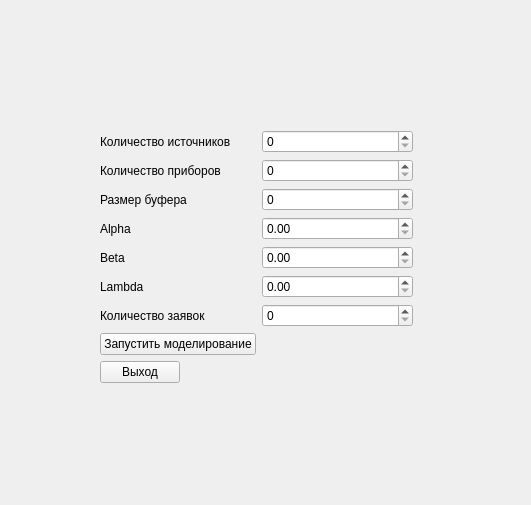
<?xml version="1.0" encoding="UTF-8"?>
<ui version="4.0">
 <class>MainWindow</class>
 <widget class="QMainWindow" name="MainWindow">
  <property name="geometry">
   <rect>
    <x>0</x>
    <y>0</y>
    <width>531</width>
    <height>505</height>
   </rect>
  </property>
  <property name="windowTitle">
   <string>MainWindow</string>
  </property>
  <widget class="QWidget" name="centralwidget">
   <widget class="QWidget" name="formLayoutWidget">
    <property name="geometry">
     <rect>
      <x>90</x>
      <y>120</y>
      <width>333</width>
      <height>279</height>
     </rect>
    </property>
    <layout class="QFormLayout" name="formLayout">
     <property name="horizontalSpacing">
      <number>6</number>
     </property>
     <property name="verticalSpacing">
      <number>6</number>
     </property>
     <property name="leftMargin">
      <number>10</number>
     </property>
     <property name="topMargin">
      <number>10</number>
     </property>
     <property name="rightMargin">
      <number>10</number>
     </property>
     <property name="bottomMargin">
      <number>10</number>
     </property>
     <item row="0" column="0">
      <widget class="QLabel" name="labelCountSources">
       <property name="text">
        <string>Количество источников</string>
       </property>
      </widget>
     </item>
     <item row="0" column="1">
      <widget class="QSpinBox" name="spinSources"/>
     </item>
     <item row="1" column="1">
      <widget class="QSpinBox" name="spinDevices"/>
     </item>
     <item row="2" column="0">
      <widget class="QLabel" name="labelBufferSize">
       <property name="text">
        <string>Размер буфера</string>
       </property>
      </widget>
     </item>
     <item row="2" column="1">
      <widget class="QSpinBox" name="spinBufferSize"/>
     </item>
     <item row="3" column="0">
      <widget class="QLabel" name="labelAlpha">
       <property name="text">
        <string>Alpha</string>
       </property>
      </widget>
     </item>
     <item row="4" column="0">
      <widget class="QLabel" name="labelBeta">
       <property name="text">
        <string>Beta</string>
       </property>
      </widget>
     </item>
     <item row="5" column="0">
      <widget class="QLabel" name="label_Lambda">
       <property name="text">
        <string>Lambda</string>
       </property>
      </widget>
     </item>
     <item row="6" column="0">
      <widget class="QLabel" name="labelMaxCountRequests">
       <property name="text">
        <string>Количество заявок</string>
       </property>
      </widget>
     </item>
     <item row="6" column="1">
      <widget class="QSpinBox" name="spinTargetRequests"/>
     </item>
     <item row="7" column="0">
      <widget class="QPushButton" name="startButton">
       <property name="text">
        <string>Запустить моделирование</string>
       </property>
      </widget>
     </item>
     <item row="8" column="0">
      <widget class="QPushButton" name="exitButton">
       <property name="text">
        <string>Выход</string>
       </property>
      </widget>
     </item>
     <item row="3" column="1">
      <widget class="QDoubleSpinBox" name="doubleAlpha"/>
     </item>
     <item row="4" column="1">
      <widget class="QDoubleSpinBox" name="doubleBeta"/>
     </item>
     <item row="5" column="1">
      <widget class="QDoubleSpinBox" name="doubleLambda"/>
     </item>
     <item row="1" column="0">
      <widget class="QLabel" name="labelCountDevices">
       <property name="text">
        <string>Количество приборов</string>
       </property>
      </widget>
     </item>
    </layout>
   </widget>
  </widget>
 </widget>
 <resources/>
 <connections/>
</ui>
